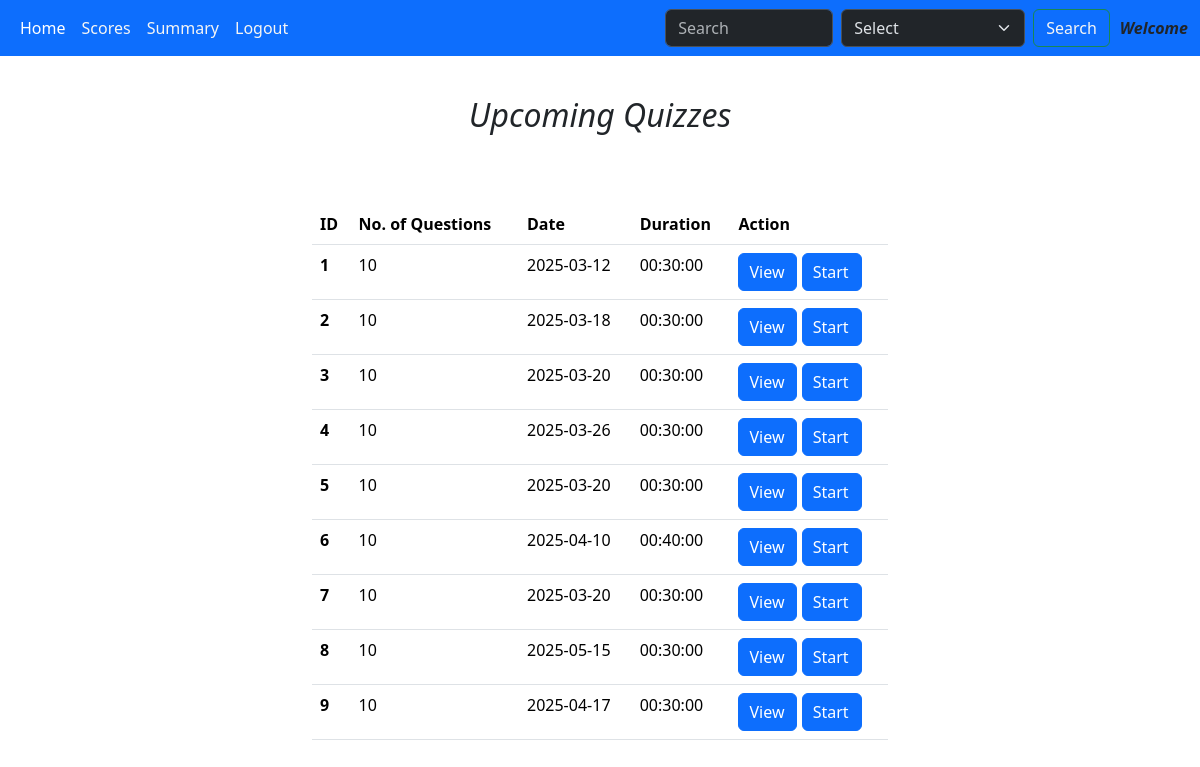
Before: /user_dashboard with the older database file.
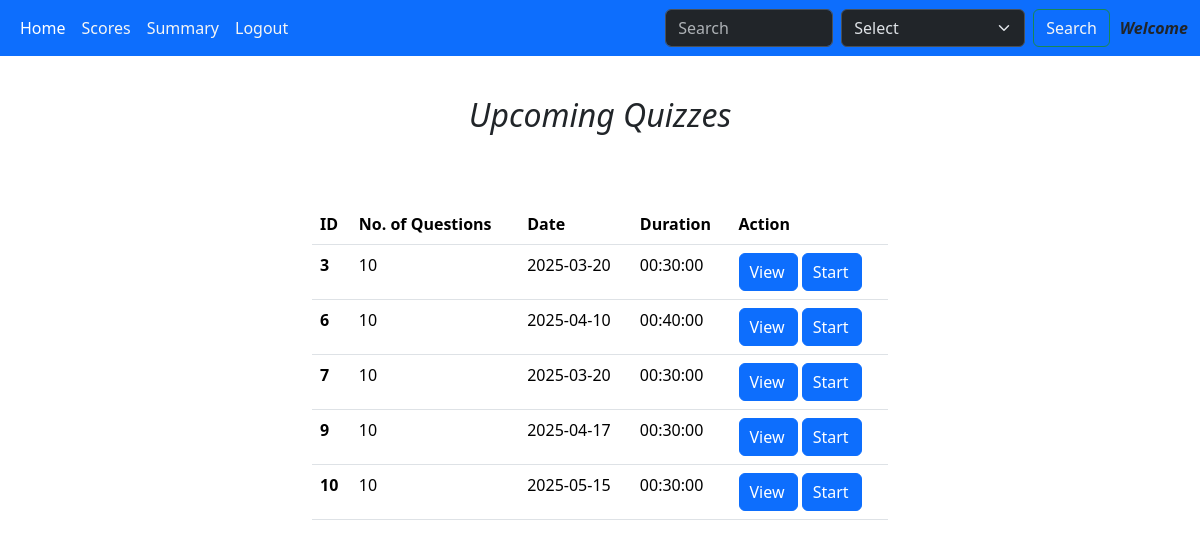
After: the same page with the newer database file.
### models.py (models this page shows)
class Quiz(db.Model):
    id = db.Column(db.Integer, primary_key = True)
    chapter_id = db.Column(db.Integer, db.ForeignKey('chapter.id'), nullable = False)
    date_of_quiz = db.Column(db.Date, nullable = False)
    time_duration = db.Column(db.Time, nullable = False)
    quiz_attempted = db.Column(db.Integer())
    questions = db.Relationship('Questions', backref = 'quiz')

### app.py (the view)
@app.route('/user_dashboard')
def user_dashboard():
    quizzes = Quiz.query.all()
    user_id = session.get('user_id')
    user_obj = User.query.get(user_id)
    for quiz in quizzes:
        score = Scores.query.filter_by(user_id=user_id, quiz_id=quiz.id).first()
        if not score:
            quiz.quiz_attempted = 0
            db.session.commit()
        else:
            quiz.quiz_attempted = 1
            db.session.commit()
    return render_template('user_dashboard.html', quizzes = quizzes, user_obj = user_obj)

### templates/user_dashboard.html (shortened to what this page needs)
<!DOCTYPE html>
<html lang="en">
<head>
    <link rel="stylesheet" href="/static/style.css">
    <link href="https://cdn.jsdelivr.net/npm/bootstrap@5.3.3/dist/css/bootstrap.min.css"
    rel="stylesheet"
>
</head>
<body>
    <nav class="navbar navbar-expand-lg bg-primary" data-bs-theme="dark">
        <div class="container-fluid">
          <div class="collapse navbar-collapse" id="navbarSupportedContent">
            <ul class="navbar-nav me-auto mb-2 mb-lg-0">
              <li class="nav-item">
                <a class="nav-link active" aria-current="page" href="/user_dashboard">Home</a>
              </li>
              <li class="nav-item">
                <a class="nav-link" href="/scores" style="color:whitesmoke">Scores</a>
              </li>
              <li class="nav-item dropdown">
                <a class="nav-link" href="/summary_user" style="color:whitesmoke">
                  Summary
                </a>
              </li>
              <li class="nav-item">
                <a class="nav-link" style="color:whitesmoke" href="/logout">Logout</a>
              </li>
            </ul>
            <form class="d-flex" role="search" action="/search_user">
              <input class="form-control me-2" type="search" placeholder="Search" aria-label="Search">
              <select class="form-select me-2" aria-label="Default select example">
                <option selected>Select</option>
              </select>
              <button class="btn btn-outline-success" type="submit" style="color:whitesmoke">Search</button>
            </form>
            <span style="text-align:center; margin-left:10px; font-style:italic; font-weight: 700;">Welcome {{ user_obj.name }}</span>
          </div>
        </div>
    </nav>
    <div class="upcoming_quizes">
        <div id="up_quizzes" style="text-align:center; margin-top:8px; font-style:oblique">
            <h2 style="margin:30px;">Upcoming Quizzes</h2>
        </div>
        <div class="container-fluid" style="margin-top:70px;">
            <table class="table caption-top">
                <thead>
                  <tr>
                    <th scope="col">ID</th>
                    <th scope="col">No. of Questions</th>
                    <th scope="col">Date</th>
                    <th scope="col">Duration</th>
                    <th scope="col">Action</th>
                  </tr>
                </thead>
                <tbody>
                  {% for quiz in quizzes %}
                  <tr>
                    <th scope="row">{{quiz.id }}</th>
                    <td>{{ quiz.questions|length }}</td>
                    <td>{{ quiz.date_of_quiz }} </td>
                    <td>{{ quiz.time_duration }}</td>
                    <td><a href="/view/{{ quiz.id }}" class="btn btn-primary" style="padding-left:10px">View</a>
                      <a href="/start_Exam/{{ quiz.id }}" class="btn btn-primary" style="padding-left:10px">Start</a></td>
                  </tr>
                  {% endfor %}
                </tbody>
            </table>
        </div>
    </div>
</body>
</html>

### static/style.css (style rules this page uses)
* { margin:0px; }
.upcoming_quizes { margin:auto; margin-top: 40px; width:600px; border:none; border-radius: 10px; }

Changed rows visible on the page:
removed Quiz: id "1", questions|length "10", date_of_quiz "2025-03-12", time_duration "00:30:00"
removed Quiz: id "2", questions|length "10", date_of_quiz "2025-03-18", time_duration "00:30:00"
removed Quiz: id "4", questions|length "10", date_of_quiz "2025-03-26", time_duration "00:30:00"
removed Quiz: id "5", questions|length "10", date_of_quiz "2025-03-20", time_duration "00:30:00"
removed Quiz: id "8", questions|length "10", date_of_quiz "2025-05-15", time_duration "00:30:00"
added Quiz: id "10", questions|length "10", date_of_quiz "2025-05-15", time_duration "00:30:00"
